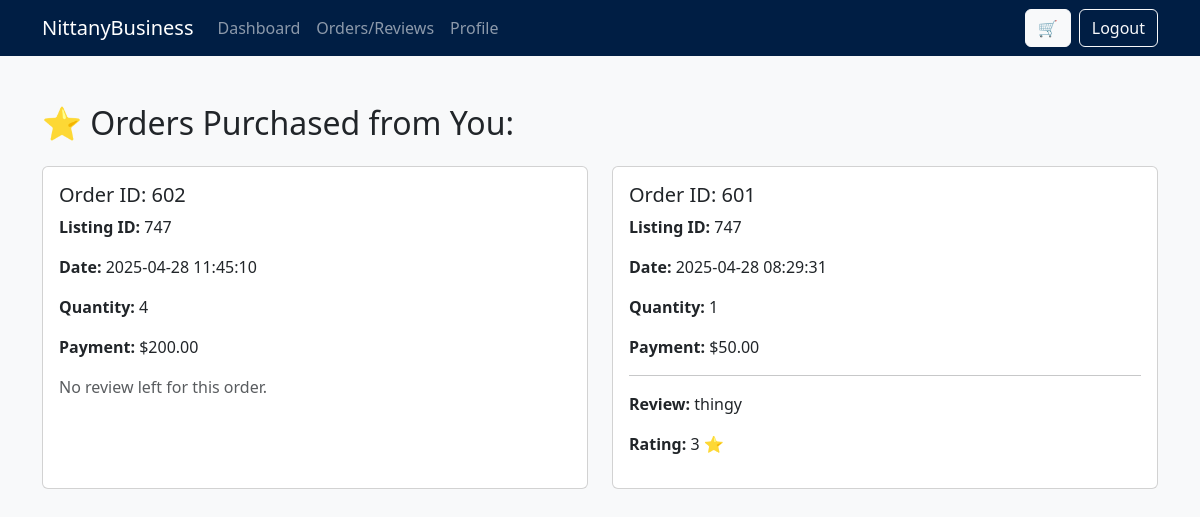
The app's page /seller_reviews (signed in), older data.
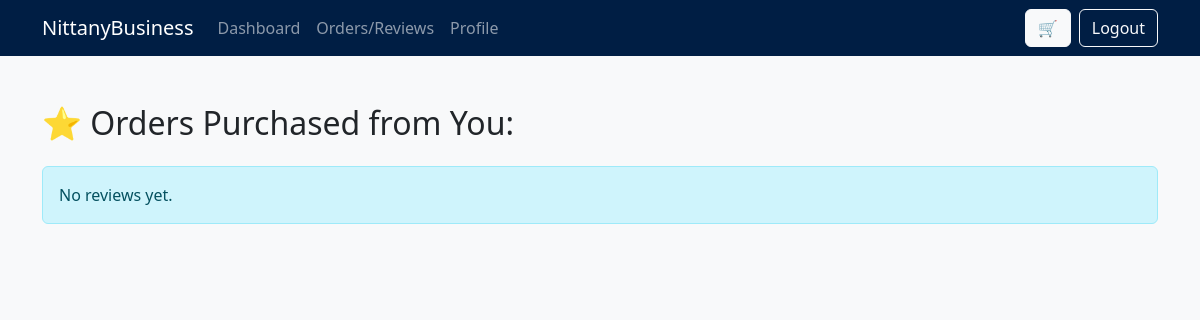
The same page, newer data.
### tables this page shows
CREATE TABLE Orders (
            order_id INTEGER PRIMARY KEY AUTOINCREMENT,
            seller_email TEXT NOT NULL,
            buyer_email TEXT NOT NULL,
            listing_id INTEGER NOT NULL,
            date DATE NOT NULL,
            quantity INTEGER NOT NULL,
            payment INTEGER NOT NULL,
            FOREIGN KEY (seller_email) REFERENCES Sellers (email) ON UPDATE CASCADE,
            FOREIGN KEY (buyer_email) REFERENCES Buyers (email) ON UPDATE CASCADE,
            FOREIGN KEY (listing_id) REFERENCES ProductListings (listing_id)
        );

CREATE TABLE Reviews (
            order_id INTEGER PRIMARY KEY,
            review_desc TEXT,
            rating INTEGER NOT NULL,
            FOREIGN KEY (order_id) REFERENCES Orders (order_id)
        );

### V1/nittany-business/app.py (the view)
@app.route('/seller_reviews')
def seller_reviews():
    if 'user' not in session:
        flash('You must be logged in.', 'error')
        return redirect(url_for('login'))
    user = session['user']
    if user['type'] != 'Seller':
        flash('Only sellers can view their reviews.', 'error')
        return redirect(url_for('dashboard'))
    connection = sql.connect(DATABASE)
    cursor = connection.cursor()
    cursor.execute('''
        SELECT O.order_id, O.listing_id, O.date, O.quantity, O.payment, R.review_desc, R.rating
        FROM Orders O
        LEFT JOIN Reviews R ON O.order_id = R.order_id
        WHERE O.seller_email = ?
        ORDER BY O.date DESC
    ''', (user['id'],))
    attributes = ['order_id', 'listing_id', 'date', 'quantity', 'payment', 'review_desc', 'rating']
    reviews = [dict(zip(attributes, row)) for row in cursor.fetchall()]
    connection.close()
    return render_template('seller_reviews.html', user=user, reviews=reviews)

### V1/nittany-business/templates/seller_reviews.html (shortened to what this page needs)
<!DOCTYPE html>
<html lang="en">
<head>
    <link href="https://cdn.jsdelivr.net/npm/bootstrap@5.3.0/dist/css/bootstrap.min.css" rel="stylesheet">
    <link rel="stylesheet" href="{{ url_for('static', filename='css/styles.css') }}">
</head>
<body>
    {% include 'navbar.html' %}
    <div class="container mt-5">
        <h2 class="mb-4">⭐ Orders Purchased from You:</h2>
        {% if reviews %}
            <div class="row row-cols-1 row-cols-md-2 g-4">
                {% for review in reviews %}
                <div class="col">
                    <div class="card h-100">
                        <div class="card-body">
                            <h5 class="card-title">Order ID: {{ review.order_id }}</h5>
                            <p><strong>Listing ID:</strong> {{ review.listing_id }}</p>
                            <p><strong>Date:</strong> {{ review.date }}</p>
                            <p><strong>Quantity:</strong> {{ review.quantity }}</p>
                            <p><strong>Payment:</strong> ${{ "%.2f"|format(review.payment) }}</p>
                            {% if review.review_desc %}
                                <hr>
                                <p><strong>Review:</strong> {{ review.review_desc }}</p>
                                <p><strong>Rating:</strong> {{ review.rating }} ⭐</p>
                            {% else %}
                                <p class="text-muted">No review left for this order.</p>
                            {% endif %}
                        </div>
                    </div>
                </div>
                {% endfor %}
            </div>
        {% else %}
            <div class="alert alert-info">No reviews yet.</div>
        {% endif %}
    </div>
</body>
</html>

### V1/nittany-business/templates/navbar.html (shortened to what this page needs)
<nav class="navbar navbar-expand-lg navbar-dark" style="background-color: #001E44;">
    <div class="container">
        <a class="navbar-brand" href="#">NittanyBusiness</a>
        <div class="collapse navbar-collapse" id="navbarNav">
            <ul class="navbar-nav me-auto">
                <li class="nav-item">
                    <a class="nav-link" href="{{ url_for('dashboard') }}">Dashboard</a>
                </li>
                {% if user.type == 'Seller'%}
                <li class="nav-item">
                    <a class="nav-link" href="{{ url_for('seller_reviews') }}">Orders/Reviews</a>
                </li>
                {% endif %}
                <li class="Profile">
                    <a class="nav-link" href="{{ url_for('profile') }}">Profile</a>
                </li>
            </ul>
            <div class="d-flex align-items-center">
                <a href="{{ url_for('cart') }}" class="btn btn-light position-relative me-2">
                    🛒
                </a>
                <a href="{{ url_for('logout') }}" class="btn btn-outline-light">Logout</a>
            </div>
        </div>
    </div>
</nav>

### V1/nittany-business/static/css/styles.css (style rules this page uses)
body { font-family: "Segoe UI", Tahoma, Geneva, Verdana, sans-serif; background-color: #f8f9fa; }

Row changes from the older to the newer data that the page shows:
removed Orders: order_id "602", listing_id "747", date "2025-04-28 11:45:10", quantity "4", payment "200.00", shows "No review left for this order."
removed Reviews: order_id "601", listing_id "747", date "2025-04-28 08:29:31", quantity "1", review_desc "thingy", rating "3"
removed Orders: payment "50.00"
Text that changed along with them:
text now shown: "No reviews yet."
